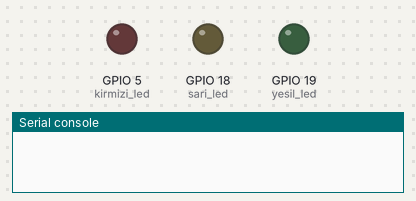
The program below on a simulated ESP32 board running MicroPython. Shown: output pins drawn as LEDs (lit = HIGH), the last lines printed to the serial console. At 7.0 s the program stops and its outputs stay as they are.

Above: at 0.1 s.
At 5.1 s:
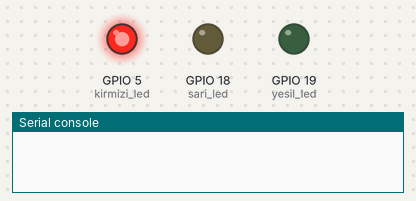
At 6.1 s:
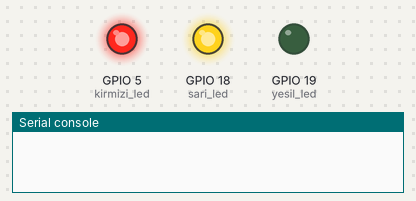
At 7.1 s:
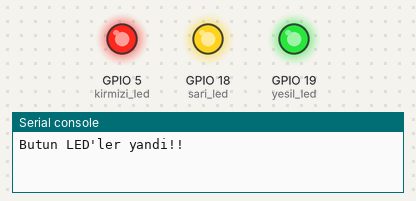
Timing chart, 0 to 8.5 s (numbered marks = the images above):
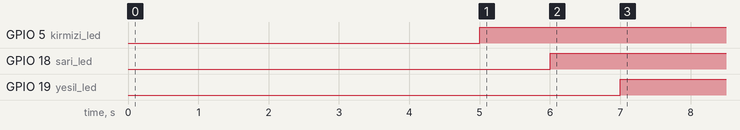

The program:

bolum2_u5_ticks3.py
```python
import time
from machine import *

kirmizi_led = Pin(5, Pin.OUT)
sari_led = Pin(18, Pin.OUT)
yesil_led = Pin(19, Pin.OUT)

kirmizi_led_yanma_zamani = time.ticks_add(time.ticks_ms(), 5000)
sari_led_yanma_zamani = time.ticks_add(time.ticks_ms(), 6000)
yesil_led_yanma_zamani = time.ticks_add(time.ticks_ms(), 7000)

while True:
    if time.ticks_diff(kirmizi_led_yanma_zamani, time.ticks_ms()) < 0:
        kirmizi_led.value(1)
    if time.ticks_diff(sari_led_yanma_zamani, time.ticks_ms()) < 0:
        sari_led.value(1)
    if time.ticks_diff(yesil_led_yanma_zamani, time.ticks_ms()) < 0:
        yesil_led.value(1)

    if kirmizi_led.value() == 1 and sari_led.value() == 1 and yesil_led.value() == 1:
        print("Butun LED'ler yandi!!")
        break
    
```

Measured:
- by itself, GPIO 5 (kirmizi_led): LOW → HIGH at 5.0 s
- by itself, GPIO 18 (sari_led): LOW → HIGH at 6.0 s
- by itself, GPIO 19 (yesil_led): LOW → HIGH at 7.0 s
